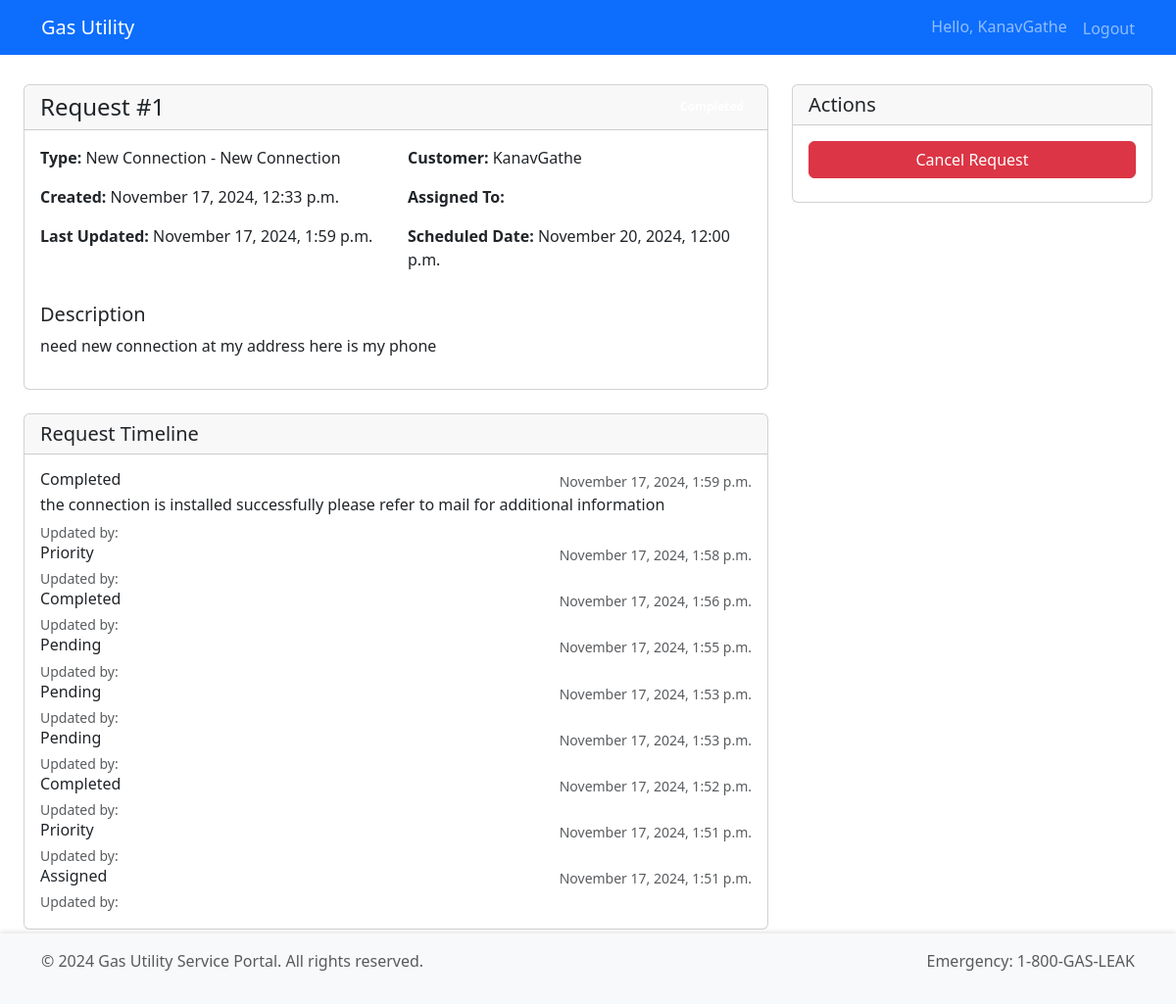
Page /requests/1/ (signed in) on the committed database.
### requests/models.py (models this page shows, shortened)
class ServiceRequest(models.Model):
    STATUS_CHOICES = [
        ('pending', 'Pending'),
        ('assigned', 'Assigned'),
        ('in_progress', 'In Progress'),
        ('on_hold', 'On Hold'),
        ('completed', 'Completed'),
        ('cancelled', 'Cancelled'),
        ('priority', 'Priority')
    ]
    customer = models.ForeignKey(User, on_delete=models.CASCADE)
    request_type = models.ForeignKey(ServiceRequestType, on_delete=models.CASCADE)
    status = models.CharField(max_length=20, choices=STATUS_CHOICES, default='pending')
    description = models.TextField()
    created_at = models.DateTimeField(auto_now_add=True)
    updated_at = models.DateTimeField(auto_now=True)
    assigned_to = models.ForeignKey(
        User,
        related_name='assigned_requests',
        null=True,
        blank=True,
        on_delete=models.SET_NULL
    )
    scheduled_date = models.DateTimeField(null=True, blank=True)
    completed_date = models.DateTimeField(null=True, blank=True)
    internal_notes = models.TextField(blank=True, null=True)

class ServiceRequestType(models.Model):
    CATEGORY_CHOICES = [
        ('billing', 'Billing Issue'),
        ('gas_leak', 'Gas Leak Emergency'),
        ('connection', 'New Connection'),
        ('maintenance', 'Maintenance'),
        ('meter', 'Meter Related'),
        ('other', 'Other Services')
    ]
    name = models.CharField(max_length=100)
    category = models.CharField(max_length=20, choices=CATEGORY_CHOICES)
    description = models.TextField()
    is_emergency = models.BooleanField(default=False)
    estimated_completion_hours = models.PositiveIntegerField()
    requires_site_visit = models.BooleanField(default=False)
    def __str__(self):
        return f"{self.get_category_display()} - {self.name}"

### tracking/models.py (models this page shows)
class RequestStatus(models.Model):
    service_request = models.ForeignKey(
        ServiceRequest,
        related_name='status_updates',
        on_delete=models.CASCADE
    )
    status = models.CharField(max_length=20, choices=ServiceRequest.STATUS_CHOICES)
    notes = models.TextField(blank=True)
    created_by = models.ForeignKey(User, on_delete=models.SET_NULL, null=True)
    created_at = models.DateTimeField(auto_now_add=True)
    class Meta:
        ordering = ['-created_at']
        verbose_name_plural = 'Request statuses'

### requests/views.py (the view)
# urls.py: path('<int:pk>/', views.request_detail, name='request_detail'),
@login_required
def request_detail(request, pk):
    service_request = get_object_or_404(ServiceRequest, pk=pk)
    if not request.user.is_staff and request.user != service_request.customer:
        messages.error(request, "You don't have permission to view this request.")
        return redirect('accounts:customer_dashboard')
    return render(request, 'requests/request_detail.html', {
        'request': service_request
    })

### templates/requests/request_detail.html (shortened to what this page needs)
{% extends "base.html" %}
{% block content %}
<div class="row">
    <div class="col-md-8">
        <div class="card mb-4">
            <div class="card-header d-flex justify-content-between align-items-center">
                <h4 class="card-title mb-0">Request #{{ request.id }}</h4>
                <span class="badge bg-{{ request.status|lower }}">
                </span>
            </div>
            <div class="card-body">
                <div class="row mb-3">
                    <div class="col-md-6">
                        <p><strong>Type:</strong> {{ request.request_type }}</p>
                        <p><strong>Created:</strong> {{ request.created_at|date:"F j, Y, g:i a" }}</p>
                        <p><strong>Last Updated:</strong> {{ request.updated_at|date:"F j, Y, g:i a" }}</p>
                    </div>
                    <div class="col-md-6">
                        <p><strong>Customer:</strong> {{ request.customer.username }}</p>
                        <p><strong>Assigned To:</strong>
                        </p>
                        <p><strong>Scheduled Date:</strong>
                            {% if request.scheduled_date %}
                                {{ request.scheduled_date|date:"F j, Y, g:i a" }}
                            {% else %}
                                Not scheduled
                            {% endif %}
                        </p>
                    </div>
                </div>
                <div class="mb-3">
                    <h5>Description</h5>
                    <p>{{ request.description }}</p>
                </div>
            </div>
        </div>
        <div class="card">
            <div class="card-header">
                <h5 class="card-title mb-0">Request Timeline</h5>
            </div>
            <div class="card-body">
                {% include "tracking/timeline.html" with status_updates=request.status_updates.all %}
            </div>
        </div>
    </div>
    <div class="col-md-4">
        <div class="card mb-4">
            <div class="card-header">
                <h5 class="card-title mb-0">Actions</h5>
            </div>
            <div class="card-body">
                {% if request.status != 'cancelled' and request.customer == user %}
                    <a href="{% url 'requests:cancel_request' request.id %}"
                       class="btn btn-danger w-100 mb-2"
                       onclick="return confirm('Are you sure you want to cancel this request?')">
                        Cancel Request
                    </a>
                {% endif %}
            </div>
        </div>
    </div>
</div>
{% endblock %}

### templates/navbar.html (shortened to what this page needs)
<nav class="navbar navbar-expand-lg navbar-dark bg-primary fixed-top">
    <div class="container">
        <a class="navbar-brand" href="{% url 'home' %}">Gas Utility</a>
        <div class="collapse navbar-collapse justify-content-end" id="navbarNav">
            <ul class="navbar-nav">
                {% if user.is_authenticated %}
                    <li class="nav-item">
                        <span class="navbar-text me-3">Hello, {{ user.username }}</span>
                    </li>
                    <li class="nav-item">
                        <form method="post" action="{% url 'accounts:logout' %}" class="d-inline">
                            <button type="submit" class="nav-link btn btn-link" style="display: inline; padding: 0; border: none; background: none;">
                                Logout
                            </button>
                        </form>
                    </li>
                {% endif %}
            </ul>
        </div>
    </div>
</nav>

### templates/tracking/timeline.html (shortened to what this page needs)
<div class="timeline">
    {% for update in status_updates %}
        <div class="timeline-item">
            <div class="timeline-content">
                <div class="d-flex justify-content-between align-items-center">
                    <h6 class="mb-1">{{ update.get_status_display }}</h6>
                    <small class="text-muted">{{ update.created_at|date:"F j, Y, g:i a" }}</small>
                </div>
                {% if update.notes %}
                    <p class="mb-1">{{ update.notes }}</p>
                {% endif %}
                {% if update.created_by %}
                    <small class="text-muted">
                        Updated by: {{ update.created_by.get_full_name }}
                    </small>
                {% endif %}
            </div>
        </div>
    {% endfor %}
</div>

### templates/navbar.html (style rules this page uses)
.navbar { position: fixed; top: 0; width: 100%; z-index: 1030; }
body { padding-top: 70px; }

### templates/footer.html (style rules this page uses)
body { padding-bottom: 60px; }

### rows in the picture
ServiceRequest: id "1", request_type "New Connection - New Connection", created_at "November 17, 2024, 12:33 p.m.", updated_at "November 17, 2024, 1:59 p.m.", customer.username "KanavGathe", scheduled_date "November 20, 2024, 12:00 p.m.", description "need new connection at my address here is my phone"
RequestStatus: status "Completed", created_at "November 17, 2024, 1:59 p.m.", notes "the connection is installed successfully please refer to mail for additional information"
RequestStatus: status "Priority", created_at "November 17, 2024, 1:58 p.m."
RequestStatus: status "Completed", created_at "November 17, 2024, 1:56 p.m."
RequestStatus: status "Pending", created_at "November 17, 2024, 1:55 p.m."
RequestStatus: status "Pending", created_at "November 17, 2024, 1:53 p.m."
RequestStatus: status "Pending", created_at "November 17, 2024, 1:53 p.m."
RequestStatus: status "Completed", created_at "November 17, 2024, 1:52 p.m."
RequestStatus: status "Priority", created_at "November 17, 2024, 1:51 p.m."
RequestStatus: status "Assigned", created_at "November 17, 2024, 1:51 p.m."

### other values in the picture
{{ user.username }} "KanavGathe"
